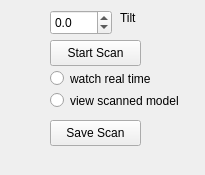
<?xml version="1.0" encoding="UTF-8"?>
<ui version="4.0">
 <class>KinectDockWidget</class>
 <widget class="QDockWidget" name="KinectDockWidget">
  <property name="windowModality">
   <enum>Qt::NonModal</enum>
  </property>
  <property name="geometry">
   <rect>
    <x>0</x>
    <y>0</y>
    <width>205</width>
    <height>175</height>
   </rect>
  </property>
  <property name="sizePolicy">
   <sizepolicy hsizetype="Fixed" vsizetype="Fixed">
    <horstretch>0</horstretch>
    <verstretch>0</verstretch>
   </sizepolicy>
  </property>
  <property name="maximumSize">
   <size>
    <width>400</width>
    <height>800</height>
   </size>
  </property>
  <property name="floating">
   <bool>true</bool>
  </property>
  <property name="features">
   <set>QDockWidget::DockWidgetFloatable|QDockWidget::DockWidgetMovable</set>
  </property>
  <property name="windowTitle">
   <string notr="true">Kinect</string>
  </property>
  <widget class="QWidget" name="dockWidgetContents">
   <widget class="QPushButton" name="startScanPushButton">
    <property name="geometry">
     <rect>
      <x>50</x>
      <y>40</y>
      <width>91</width>
      <height>26</height>
     </rect>
    </property>
    <property name="text">
     <string>Start Scan</string>
    </property>
   </widget>
   <widget class="QRadioButton" name="vrtRadioButton">
    <property name="geometry">
     <rect>
      <x>50</x>
      <y>70</y>
      <width>158</width>
      <height>17</height>
     </rect>
    </property>
    <property name="text">
     <string>watch real time</string>
    </property>
    <attribute name="buttonGroup">
     <string>buttonGroup</string>
    </attribute>
   </widget>
   <widget class="QRadioButton" name="vsmRadioButton">
    <property name="geometry">
     <rect>
      <x>50</x>
      <y>90</y>
      <width>158</width>
      <height>21</height>
     </rect>
    </property>
    <property name="text">
     <string>view scanned model</string>
    </property>
    <attribute name="buttonGroup">
     <string>buttonGroup</string>
    </attribute>
   </widget>
   <widget class="QPushButton" name="saveScanPushButton">
    <property name="geometry">
     <rect>
      <x>50</x>
      <y>120</y>
      <width>91</width>
      <height>26</height>
     </rect>
    </property>
    <property name="text">
     <string>Save Scan</string>
    </property>
   </widget>
   <widget class="QDoubleSpinBox" name="tiltSpinBox">
    <property name="geometry">
     <rect>
      <x>50</x>
      <y>10</y>
      <width>62</width>
      <height>25</height>
     </rect>
    </property>
    <property name="decimals">
     <number>1</number>
    </property>
    <property name="minimum">
     <double>-30.000000000000000</double>
    </property>
    <property name="maximum">
     <double>30.000000000000000</double>
    </property>
   </widget>
   <widget class="QLabel" name="label">
    <property name="geometry">
     <rect>
      <x>120</x>
      <y>10</y>
      <width>56</width>
      <height>15</height>
     </rect>
    </property>
    <property name="text">
     <string>Tilt</string>
    </property>
   </widget>
  </widget>
 </widget>
 <resources/>
 <connections/>
 <buttongroups>
  <buttongroup name="buttonGroup"/>
 </buttongroups>
</ui>
